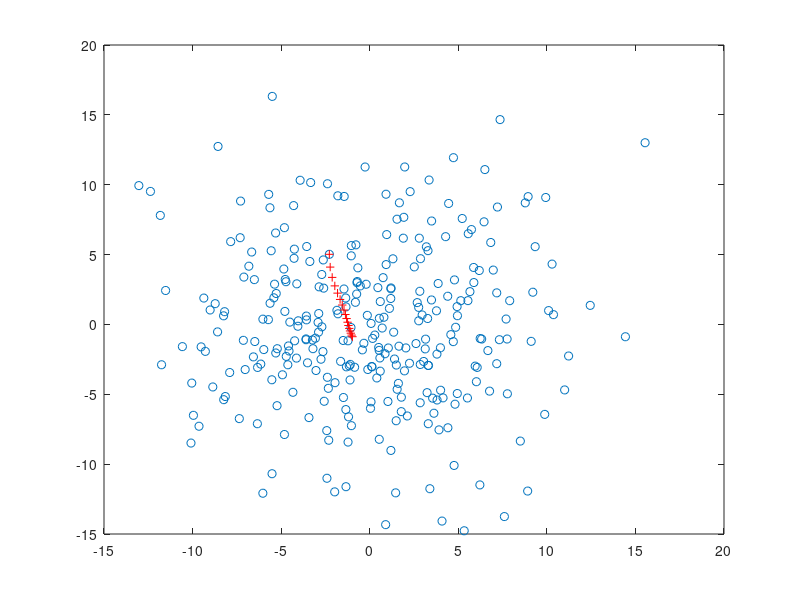

MATLAB code to generate this figure:
function [ x ] = meanshift()
%This is to implement the meanshift algorithm

    mu = [0 0];
    S = [30,0;0 35];
    data = mvnrnd(mu,S,300);
    plot(data(:,1),data(:,2),'o');
    
    h = 2;
    up = [0,0];
    down = [0,0];
    x = [data(1,1),data(1,2)];
    
    hold on
    while 1
        plot(x(1),x(2),'r+');
        for i = 1:length(data)
            k = norm((x - data(i,:))/h).^2;
            up = up + data(i,:)*(1/sqrt(2*pi).*exp(-0.5*k));
            down = down +1/sqrt(2*pi).*exp(-0.5*k);
        end

        if(abs(x - up./down)<0.1)
            break;
        end
        x = up./down;
        up = 0;
        down = 0;
    end

end
